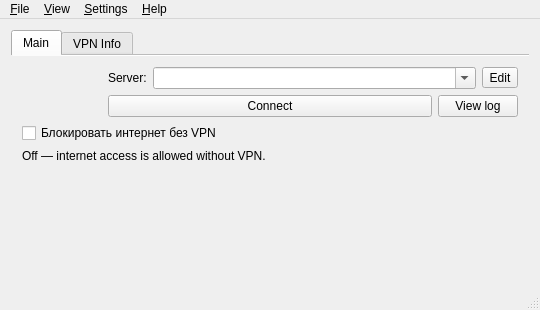
<?xml version="1.0" encoding="UTF-8"?>
<ui version="4.0">
 <class>MainWindow</class>
 <widget class="QMainWindow" name="MainWindow">
  <property name="windowModality">
   <enum>Qt::NonModal</enum>
  </property>
  <property name="geometry">
   <rect>
    <x>0</x>
    <y>0</y>
    <width>540</width>
    <height>310</height>
   </rect>
  </property>
  <property name="sizePolicy">
   <sizepolicy hsizetype="Preferred" vsizetype="Preferred">
    <horstretch>0</horstretch>
    <verstretch>0</verstretch>
   </sizepolicy>
  </property>
  <property name="minimumSize">
   <size>
    <width>540</width>
    <height>310</height>
   </size>
  </property>
  <property name="maximumSize">
   <size>
    <width>16777215</width>
    <height>16777215</height>
   </size>
  </property>
  <property name="windowIcon">
   <iconset resource="../openconnect-gui.qrc">
    <normaloff>:/Resources/mono_lock.png</normaloff>:/Resources/mono_lock.png</iconset>
  </property>
  <property name="autoFillBackground">
   <bool>false</bool>
  </property>
  <widget class="QWidget" name="centralWidget">
   <property name="sizePolicy">
    <sizepolicy hsizetype="MinimumExpanding" vsizetype="MinimumExpanding">
     <horstretch>0</horstretch>
     <verstretch>0</verstretch>
    </sizepolicy>
   </property>
   <layout class="QHBoxLayout" name="horizontalLayout">
    <item>
     <widget class="QTabWidget" name="tabWidget">
      <property name="autoFillBackground">
       <bool>false</bool>
      </property>
      <property name="tabPosition">
       <enum>QTabWidget::North</enum>
      </property>
      <property name="tabShape">
       <enum>QTabWidget::Rounded</enum>
      </property>
      <property name="currentIndex">
       <number>0</number>
      </property>
      <property name="documentMode">
       <bool>true</bool>
      </property>
      <property name="tabsClosable">
       <bool>false</bool>
      </property>
      <property name="movable">
       <bool>false</bool>
      </property>
      <widget class="QWidget" name="tabWidget_main">
       <property name="accessibleName">
        <string/>
       </property>
       <attribute name="title">
        <string>Main</string>
       </attribute>
       <layout class="QGridLayout" name="gridLayout_2">
        <item row="1" column="0">
         <widget class="KillSwitchToggle" name="killSwitchCheckBox">
          <property name="text"><string>Блокировать интернет без VPN</string></property>
          <property name="accessibleName"><string>Блокировать интернет без VPN</string></property>
          <property name="toolTip"><string>Включено: сеть доступна только через выбранный VPN. Выключено: обычный доступ к сети. Переключатель работает независимо от Connect и Disconnect.</string></property>
         </widget>
        </item>
        <item row="2" column="0">
         <widget class="QLabel" name="killSwitchStatusLabel">
          <property name="text"><string>Off — internet access is allowed without VPN.</string></property>
          <property name="wordWrap"><bool>true</bool></property>
          <property name="textFormat"><enum>Qt::PlainText</enum></property>
          <property name="minimumSize"><size><width>0</width><height>48</height></size></property>
          <property name="alignment"><set>Qt::AlignLeft|Qt::AlignTop</set></property>
         </widget>
        </item>
        <item row="0" column="0">
         <layout class="QHBoxLayout" name="horizontalLayout_4" stretch="1,3">
          <item>
           <layout class="QVBoxLayout" name="verticalLayout_2">
            <property name="spacing">
             <number>0</number>
            </property>
            <item>
             <widget class="QLabel" name="iconLabel">
              <property name="maximumSize">
               <size>
                <width>80</width>
                <height>80</height>
               </size>
              </property>
              <property name="scaledContents">
               <bool>true</bool>
              </property>
             </widget>
            </item>
           </layout>
          </item>
          <item>
           <layout class="QVBoxLayout" name="verticalLayout">
            <item>
             <layout class="QHBoxLayout" name="horizontalLayout_Profiles" stretch="0,4,0">
              <item>
               <widget class="QLabel" name="serverLabel">
                <property name="text">
                 <string>Server:</string>
                </property>
               </widget>
              </item>
              <item>
               <widget class="QComboBox" name="serverList">
                <property name="editable">
                 <bool>true</bool>
                </property>
               </widget>
              </item>
              <item>
               <widget class="QToolButton" name="serverListControl">
                <property name="whatsThis">
                 <string>Edit</string>
                </property>
                <property name="text">
                 <string>Edit</string>
                </property>
                <property name="icon">
                 <iconset resource="../openconnect-gui.qrc">
                  <normaloff>:/images/profiles.png</normaloff>:/images/profiles.png</iconset>
                </property>
                <property name="popupMode">
                 <enum>QToolButton::InstantPopup</enum>
                </property>
               </widget>
              </item>
             </layout>
            </item>
            <item>
             <layout class="QHBoxLayout" name="horizontalLayout_Buttons" stretch="4,0">
              <item>
               <widget class="QPushButton" name="connectionButton">
                <property name="text">
                 <string>Connect</string>
                </property>
                <property name="icon">
                 <iconset resource="../openconnect-gui.qrc">
                  <normaloff>:/images/network-wired.png</normaloff>:/images/network-wired.png</iconset>
                </property>
               </widget>
              </item>
              <item>
               <widget class="QPushButton" name="viewLogButton">
                <property name="text">
                 <string>View log</string>
                </property>
                <property name="icon">
                 <iconset resource="../openconnect-gui.qrc">
                  <normaloff>:/images/edit-find.png</normaloff>:/images/edit-find.png</iconset>
                </property>
               </widget>
              </item>
             </layout>
            </item>
           </layout>
          </item>
         </layout>
        </item>
       </layout>
      </widget>
      <widget class="QWidget" name="tabWidget_vpnInfo">
       <attribute name="title">
        <string>VPN Info</string>
       </attribute>
       <layout class="QVBoxLayout" name="verticalLayout_3">
        <item>
         <layout class="QFormLayout" name="formLayout">
          <property name="fieldGrowthPolicy">
           <enum>QFormLayout::ExpandingFieldsGrow</enum>
          </property>
          <property name="formAlignment">
           <set>Qt::AlignJustify|Qt::AlignTop</set>
          </property>
          <item row="0" column="0">
           <widget class="QLabel" name="ipV4LabelText">
            <property name="text">
             <string>IPv4:</string>
            </property>
           </widget>
          </item>
          <item row="0" column="1">
           <widget class="QLabel" name="ipV4Label">
            <property name="alignment">
             <set>Qt::AlignLeading|Qt::AlignLeft|Qt::AlignVCenter</set>
            </property>
            <property name="textInteractionFlags">
             <set>Qt::LinksAccessibleByMouse|Qt::TextSelectableByMouse</set>
            </property>
           </widget>
          </item>
          <item row="1" column="0">
           <widget class="QLabel" name="ipV6LabelText">
            <property name="text">
             <string>IPv6:</string>
            </property>
           </widget>
          </item>
          <item row="1" column="1">
           <widget class="QLabel" name="ipV6Label">
            <property name="alignment">
             <set>Qt::AlignLeading|Qt::AlignLeft|Qt::AlignVCenter</set>
            </property>
            <property name="textInteractionFlags">
             <set>Qt::LinksAccessibleByMouse|Qt::TextSelectableByMouse</set>
            </property>
           </widget>
          </item>
          <item row="2" column="0">
           <widget class="QLabel" name="dnsLabelText">
            <property name="text">
             <string>DNS:</string>
            </property>
           </widget>
          </item>
          <item row="2" column="1">
           <widget class="QLabel" name="dnsLabel">
            <property name="alignment">
             <set>Qt::AlignLeading|Qt::AlignLeft|Qt::AlignVCenter</set>
            </property>
            <property name="textInteractionFlags">
             <set>Qt::LinksAccessibleByMouse|Qt::TextSelectableByMouse</set>
            </property>
           </widget>
          </item>
          <item row="3" column="0">
           <widget class="QLabel" name="cipherCSTPLabelText">
            <property name="text">
             <string>Cipher:</string>
            </property>
           </widget>
          </item>
          <item row="3" column="1">
           <widget class="QLabel" name="cipherCSTPLabel">
            <property name="alignment">
             <set>Qt::AlignLeading|Qt::AlignLeft|Qt::AlignVCenter</set>
            </property>
           </widget>
          </item>
          <item row="4" column="0">
           <widget class="QLabel" name="cipherDTLSLabelText">
            <property name="text">
             <string>DTLS Cipher:</string>
            </property>
           </widget>
          </item>
          <item row="4" column="1">
           <widget class="QLabel" name="cipherDTLSLabel">
            <property name="alignment">
             <set>Qt::AlignLeading|Qt::AlignLeft|Qt::AlignVCenter</set>
            </property>
           </widget>
          </item>
          <item row="5" column="0">
           <widget class="QLabel" name="downloadLabelText">
            <property name="text">
             <string>Download:</string>
            </property>
           </widget>
          </item>
          <item row="6" column="0">
           <widget class="QLabel" name="uploadLaberText">
            <property name="text">
             <string>Upload:</string>
            </property>
           </widget>
          </item>
          <item row="5" column="1">
           <widget class="QLabel" name="downloadLabel">
            <property name="alignment">
             <set>Qt::AlignLeading|Qt::AlignLeft|Qt::AlignVCenter</set>
            </property>
            <property name="textInteractionFlags">
             <set>Qt::LinksAccessibleByMouse|Qt::TextSelectableByMouse</set>
            </property>
           </widget>
          </item>
          <item row="6" column="1">
           <widget class="QLabel" name="uploadLabel">
            <property name="alignment">
             <set>Qt::AlignLeading|Qt::AlignLeft|Qt::AlignVCenter</set>
            </property>
            <property name="textInteractionFlags">
             <set>Qt::LinksAccessibleByMouse|Qt::TextSelectableByMouse</set>
            </property>
           </widget>
          </item>
         </layout>
        </item>
       </layout>
      </widget>
     </widget>
    </item>
   </layout>
  </widget>
  <widget class="QStatusBar" name="statusBar"/>
  <widget class="QMenuBar" name="menuBar">
   <property name="geometry">
    <rect>
     <x>0</x>
     <y>0</y>
     <width>436</width>
     <height>23</height>
    </rect>
   </property>
   <widget class="QMenu" name="menuFile">
    <property name="title">
     <string>&amp;File</string>
    </property>
    <widget class="QMenu" name="menuProfiles">
     <property name="title">
      <string>&amp;Profiles</string>
     </property>
     <addaction name="actionNewProfile"/>
     <addaction name="actionNewProfileAdvanced"/>
     <addaction name="actionEditSelectedProfile"/>
     <addaction name="actionRemoveSelectedProfile"/>
    </widget>
    <addaction name="menuProfiles"/>
    <addaction name="separator"/>
    <addaction name="actionQuit"/>
   </widget>
   <widget class="QMenu" name="menuHelp">
    <property name="title">
     <string>&amp;Help</string>
    </property>
    <addaction name="actionWebSite"/>
    <addaction name="actionReport_an_issue"/>
    <addaction name="actionLicense"/>
    <addaction name="separator"/>
    <addaction name="actionCheckForUpdates"/>
    <addaction name="separator"/>
    <addaction name="actionAbout"/>
   </widget>
   <widget class="QMenu" name="menuView">
    <property name="title">
     <string>&amp;View</string>
    </property>
    <addaction name="actionLogWindow"/>
   </widget>
   <widget class="QMenu" name="menuSettings">
    <property name="title">
     <string>&amp;Settings</string>
    </property>
    <widget class="QMenu" name="menuLog_Level">
     <property name="title">
      <string>Log Level</string>
     </property>
     <addaction name="actionError"/>
     <addaction name="actionInfo"/>
     <addaction name="actionDebug"/>
     <addaction name="actionTrace"/>
    </widget>
    <addaction name="actionMinimizeToTheNotificationArea"/>
    <addaction name="actionMinimizeTheApplicationInsteadOfClosing"/>
    <addaction name="separator"/>
    <addaction name="actionStartMinimized"/>
    <addaction name="separator"/>
    <addaction name="actionSingleInstanceMode"/>
    <addaction name="menuLog_Level"/>
   </widget>
   <addaction name="menuFile"/>
   <addaction name="menuView"/>
   <addaction name="menuSettings"/>
   <addaction name="menuHelp"/>
  </widget>
  <action name="actionQuit">
   <property name="text">
    <string>&amp;Quit</string>
   </property>
   <property name="shortcut">
    <string>Ctrl+Q</string>
   </property>
  </action>
  <action name="actionCheckForUpdates">
   <property name="text">
    <string>Check for &amp;Updates</string>
   </property>
  </action>
  <action name="actionAbout">
   <property name="text">
    <string>&amp;About</string>
   </property>
   <property name="statusTip">
    <string>Show the application's About info</string>
   </property>
  </action>
  <action name="actionMinimize">
   <property name="text">
    <string>Mi&amp;nimize</string>
   </property>
   <property name="toolTip">
    <string>Minimize</string>
   </property>
  </action>
  <action name="actionRestore">
   <property name="text">
    <string>&amp;Restore</string>
   </property>
   <property name="toolTip">
    <string>Restore</string>
   </property>
  </action>
  <action name="actionNewProfile">
   <property name="icon">
    <iconset resource="../openconnect-gui.qrc">
     <normaloff>:/images/text-new.png</normaloff>:/images/text-new.png</iconset>
   </property>
   <property name="text">
    <string>&amp;New profile</string>
   </property>
   <property name="toolTip">
    <string>New quick connect profile</string>
   </property>
   <property name="shortcut">
    <string>Ctrl+N</string>
   </property>
  </action>
  <action name="actionEditSelectedProfile">
   <property name="icon">
    <iconset resource="../openconnect-gui.qrc">
     <normaloff>:/images/text-editor.png</normaloff>:/images/text-editor.png</iconset>
   </property>
   <property name="text">
    <string>&amp;Edit selected profile</string>
   </property>
   <property name="shortcut">
    <string>Ctrl+E</string>
   </property>
  </action>
  <action name="actionRemoveSelectedProfile">
   <property name="icon">
    <iconset resource="../openconnect-gui.qrc">
     <normaloff>:/images/trashcan.png</normaloff>:/images/trashcan.png</iconset>
   </property>
   <property name="text">
    <string>&amp;Remove selected profile</string>
   </property>
   <property name="shortcut">
    <string>Ctrl+R</string>
   </property>
  </action>
  <action name="actionLogWindow">
   <property name="icon">
    <iconset resource="../openconnect-gui.qrc">
     <normaloff>:/images/edit-find.png</normaloff>:/images/edit-find.png</iconset>
   </property>
   <property name="text">
    <string>&amp;Log window</string>
   </property>
   <property name="toolTip">
    <string>View log window</string>
   </property>
   <property name="shortcut">
    <string>Ctrl+L</string>
   </property>
  </action>
  <action name="actionMinimizeToTheNotificationArea">
   <property name="checkable">
    <bool>true</bool>
   </property>
   <property name="text">
    <string>Minimize to the notification &amp;area</string>
   </property>
  </action>
  <action name="actionMinimizeTheApplicationInsteadOfClosing">
   <property name="checkable">
    <bool>true</bool>
   </property>
   <property name="text">
    <string>Minimize instead of &amp;closing</string>
   </property>
  </action>
  <action name="actionStartMinimized">
   <property name="checkable">
    <bool>true</bool>
   </property>
   <property name="text">
    <string>Start &amp;minimized</string>
   </property>
  </action>
  <action name="actionWebSite">
   <property name="text">
    <string>&amp;Web site</string>
   </property>
   <property name="statusTip">
    <string>Opens the browser and go to OpenConnect VPN site</string>
   </property>
  </action>
  <action name="actionLicense">
   <property name="text">
    <string>&amp;License info</string>
   </property>
   <property name="statusTip">
    <string>Information about license and build</string>
   </property>
  </action>
  <action name="actionSingleInstanceMode">
   <property name="checkable">
    <bool>true</bool>
   </property>
   <property name="enabled">
    <bool>false</bool>
   </property>
   <property name="text">
    <string>&amp;Single instance mode</string>
   </property>
  </action>
  <action name="actionNewProfileAdvanced">
   <property name="icon">
    <iconset resource="../openconnect-gui.qrc">
     <normaloff>:/images/text-new.png</normaloff>:/images/text-new.png</iconset>
   </property>
   <property name="text">
    <string>New profile (&amp;advanced)</string>
   </property>
   <property name="toolTip">
    <string>New profile (advanced setup)</string>
   </property>
   <property name="shortcut">
    <string>Ctrl+Shift+N</string>
   </property>
  </action>
  <action name="actionReport_an_issue">
   <property name="text">
    <string>Report an issue</string>
   </property>
  </action>
  <actiongroup name="LogLevelGroup">
   <action name="actionError">
    <property name="checkable">
     <bool>true</bool>
    </property>
    <property name="text">
     <string>Error</string>
    </property>
   </action>
   <action name="actionInfo">
    <property name="checkable">
     <bool>true</bool>
    </property>
    <property name="text">
     <string>Info</string>
    </property>
   </action>
   <action name="actionDebug">
    <property name="checkable">
     <bool>true</bool>
    </property>
    <property name="text">
     <string>Debug</string>
    </property>
   </action>
   <action name="actionTrace">
    <property name="checkable">
     <bool>true</bool>
    </property>
    <property name="text">
     <string>Trace</string>
    </property>
   </action>
  </actiongroup>
 </widget>
 <layoutdefault spacing="6" margin="11"/>
 <customwidgets>
  <customwidget><class>KillSwitchToggle</class><extends>QCheckBox</extends><header>dialog/KillSwitchToggle.h</header></customwidget>
 </customwidgets>
 <resources>
  <include location="../openconnect-gui.qrc"/>
 </resources>
 <connections>
  <connection>
   <sender>actionMinimize</sender>
   <signal>triggered()</signal>
   <receiver>MainWindow</receiver>
   <slot>showMinimized()</slot>
   <hints>
    <hint type="sourcelabel">
     <x>-1</x>
     <y>-1</y>
    </hint>
    <hint type="destinationlabel">
     <x>217</x>
     <y>117</y>
    </hint>
   </hints>
  </connection>
  <connection>
   <sender>actionRestore</sender>
   <signal>triggered()</signal>
   <receiver>MainWindow</receiver>
   <slot>showNormal()</slot>
   <hints>
    <hint type="sourcelabel">
     <x>-1</x>
     <y>-1</y>
    </hint>
    <hint type="destinationlabel">
     <x>217</x>
     <y>117</y>
    </hint>
   </hints>
  </connection>
  <connection>
   <sender>actionLogWindow</sender>
   <signal>triggered()</signal>
   <receiver>viewLogButton</receiver>
   <slot>click()</slot>
   <hints>
    <hint type="sourcelabel">
     <x>-1</x>
     <y>-1</y>
    </hint>
    <hint type="destinationlabel">
     <x>366</x>
     <y>163</y>
    </hint>
   </hints>
  </connection>
 </connections>
 <slots>
  <slot>on_connectClicked()</slot>
 </slots>
</ui>
